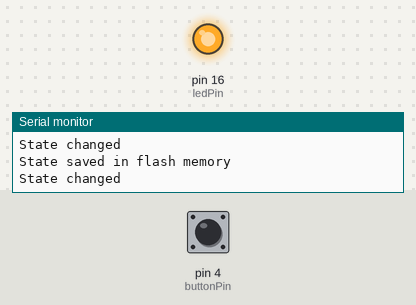
Bench run of a sketch on a simulated Arduino Uno, built for the host (arithmetic inside an expression is 32-bit, double 64-bit). Parts: output pins drawn as LEDs (lit = HIGH), the last lines printed to the serial monitor. The inputs (shaded band) are chosen by the test bench; at power-on: pin 4 (buttonPin) LOW. EEPROM starts erased.

Above: at 1.2 s.
1.3 s: pin 4 (buttonPin) pulled HIGH for 0.15 s
At 2.3 s:
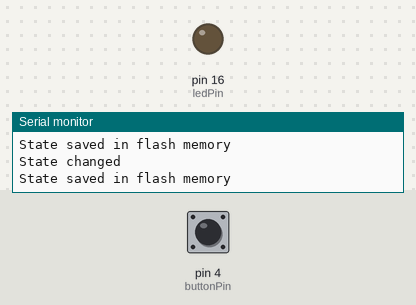
2.9 s: pin 4 (buttonPin) pulled HIGH for 1 s
At 3.4 s:
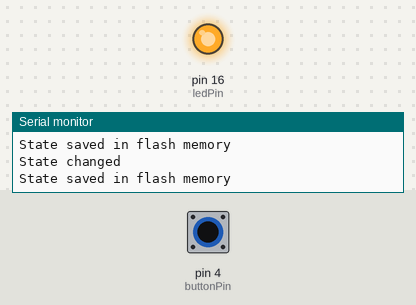
5.4 s: pin 4 (buttonPin) pulled HIGH for 3.2 s
At 6.5 s:
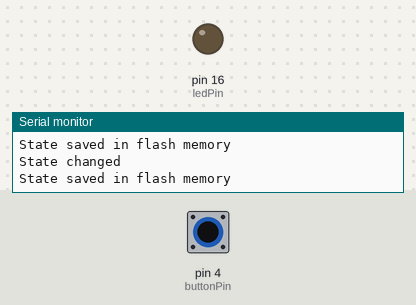
Timing chart, 0 to 8.4 s (numbered marks = the images above; inputs shaded):
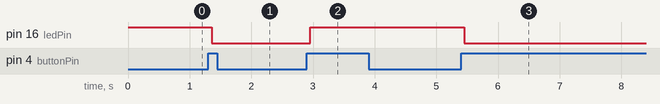

The sketch:

Mar_20-saving_last_state_in.ino
```cpp
#include <EEPROM.h>
#define EEPROM_SIZE 1
const int buttonPin=4;
const int ledPin=16;
int ledState = HIGH;
int buttonState;
int LastButtonState = LOW;
unsigned long lastDebounceTime = 0 ;
unsigned long debounceDelay = 50 ;


void setup() {
  // put your setup code here, to run once:
Serial.begin(115200);
EEPROM.begin(EEPROM_SIZE);
pinMode(buttonPin, INPUT);
pinMode(ledPin, OUTPUT);
ledState = EEPROM.read(0);
digitalWrite(ledPin,ledState);
}

void loop() {
  // put your main code here, to run repeatedly:
int reading = digitalRead(buttonPin);
// check to see if you just pressed the button
// (i.e. the input went from LOW to HIGH), and you've waited long enough
// since the last press to ignore any noise:
// If the switch changed, due to noise or pressing:
if (reading != LastButtonState) {
// reset the debouncing timer
lastDebounceTime = millis();
}
if ((millis() - lastDebounceTime) > debounceDelay) {
// whatever the reading is at, it's been there for longer than the debounce
// delay, so take it as the actual current state:
// if the button state has changed:
if (reading != buttonState) {
buttonState = reading;
// only toggle the LED if the new button state is HIGH
if (buttonState == HIGH) {
ledState = !ledState;
}
}
}
// save the reading. Next time through the loop, it'll be the lastButtonState:
LastButtonState = reading;
// if the ledState variable is different from the current LED state
if (digitalRead(ledPin)!= ledState) {
Serial.println("State changed");
// change the LED state
digitalWrite(ledPin, ledState);
// save the LED state in flash memory
EEPROM.write(0, ledState);
EEPROM.commit();
Serial.println("State saved in flash memory");
}
}
```

Measured:
- after the input at 1.3 s, pin 16 (ledPin): HIGH → LOW after 0.06 s
- after the input at 2.9 s, pin 16 (ledPin): LOW → HIGH after 0.05 s
- after the input at 5.4 s, pin 16 (ledPin): HIGH → LOW after 0.05 s
